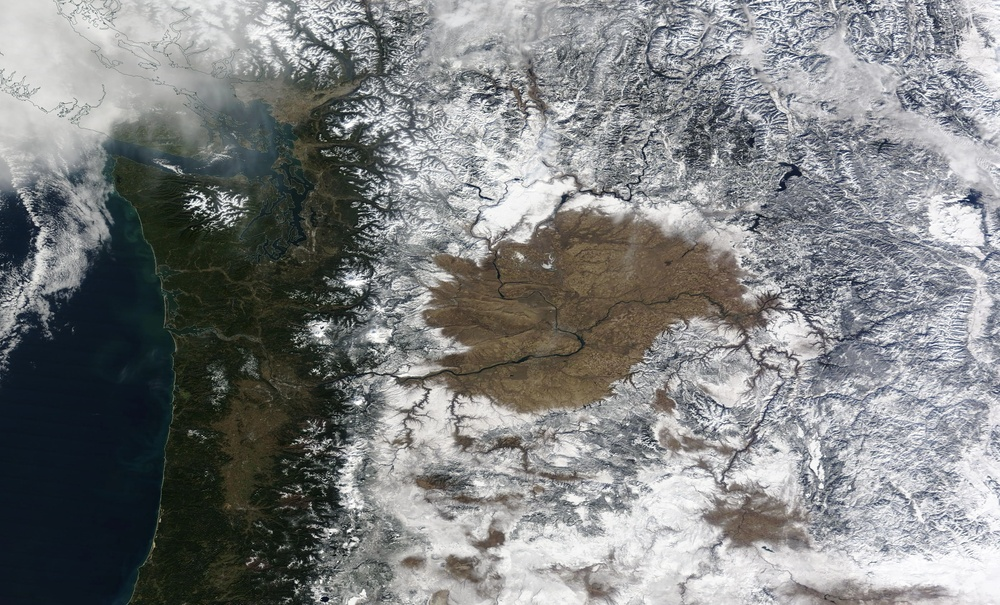
#> input picture satellite/images/real_satellite.jpg, 1000 x 605 px, shrunk from 5587 x 3378 before the run; its folder holds only this picture in this run
$ python satellite_analysis.py
#> lines starting #> are read from the running program, lines starting #| are printed output that depends on the picture
from pathlib import Path
import cv2
import numpy as np

INPUT_DIR = Path("satellite/images")
OUTPUT_DIR = Path("reports/satellite")

OUTPUT_DIR.mkdir(parents=True, exist_ok=True)

# Find satellite images
image_files = [
    p for p in INPUT_DIR.iterdir()
    if p.suffix.lower() in [".jpg", ".jpeg", ".png", ".tif", ".tiff"]
    and "real" in p.stem.lower()
]

if not image_files:
    raise FileNotFoundError(
        "No converted satellite image found in satellite/images"
    )

image_path = image_files[0]

print(f"Reading image: {image_path}")

image = cv2.imread(str(image_path))
#> image is the input picture: shape (605, 1000, 3); mean B, G, R 129.1, 128.9, 126.9

if image is None:
    raise ValueError(f"Unable to read image: {image_path}")

height, width, channels = image.shape
#> height = 605; width = 1000; channels = 3

print("Image Analysis")
print("----------------------------")
print(f"Image Name : {image_path.name}")
print(f"Width      : {width} pixels")
#| Width      : 1000 pixels
print(f"Height     : {height} pixels")
#| Height     : 605 pixels
print(f"Channels   : {channels}")
#| Channels   : 3

# Convert to grayscale
gray = cv2.cvtColor(image, cv2.COLOR_BGR2GRAY)
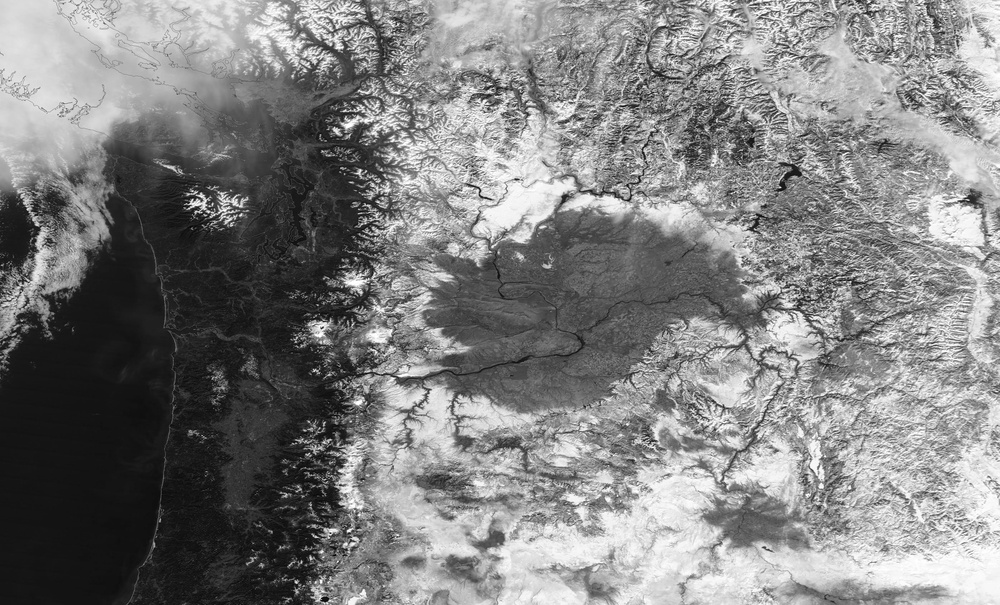
#> gray: shape (605, 1000); min 1, max 255, mean 128.3

print(f"Mean Intensity : {np.mean(gray):.2f}")
#| Mean Intensity : 128.35
print(f"Std Intensity  : {np.std(gray):.2f}")
#| Std Intensity  : 70.11

# Edge detection
edges = cv2.Canny(gray, 100, 200)
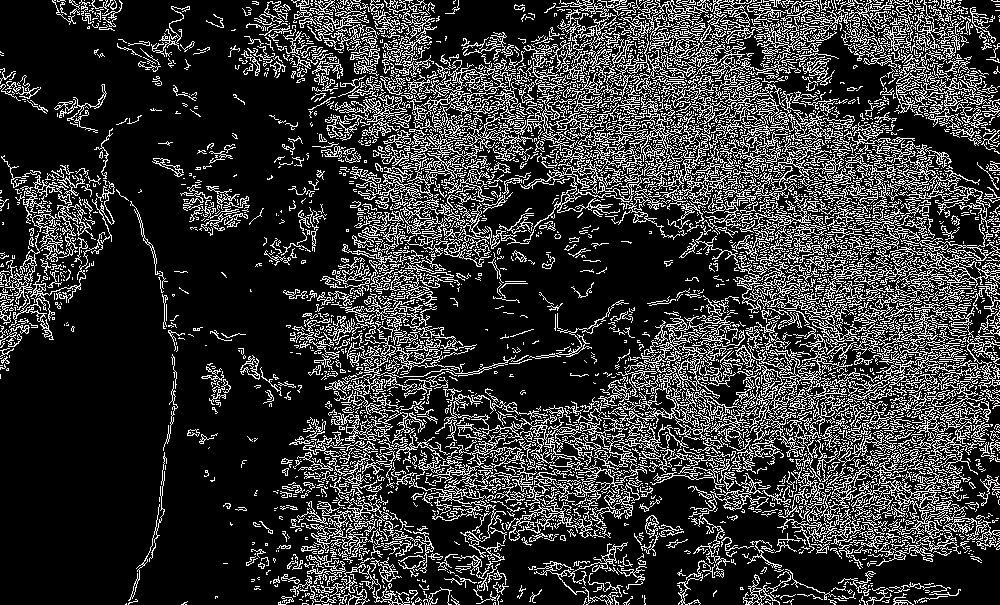
#> edges: shape (605, 1000); 21.2% white in thin lines or dots

# Save outputs
gray_path = OUTPUT_DIR / "satellite_grayscale.png"
edges_path = OUTPUT_DIR / "satellite_edges.png"

cv2.imwrite(str(gray_path), gray)
cv2.imwrite(str(edges_path), edges)

print("----------------------------")
print("Satellite analysis completed successfully.")
print(f"Grayscale image : {gray_path}")
print(f"Edge image      : {edges_path}")

$ run again, on reports/satellite/images/satellite_01_real.jpg
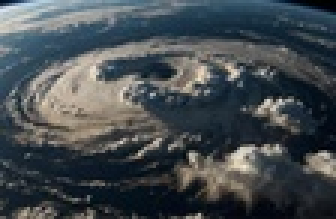
#> input picture reports/satellite/images/satellite_01_real.jpg, 112 x 73 px, shrunk from 626 x 406 before the run (shown 3 times larger)
#> image is the input picture: shape (73, 112, 3); mean B, G, R 79.4, 75.3, 68.4
#| Width      : 112 pixels
#| Height     : 73 pixels
#| Channels   : 3
#> `gray = cv2.cvtColor(image, cv2.COLOR_BGR2GRAY)`:
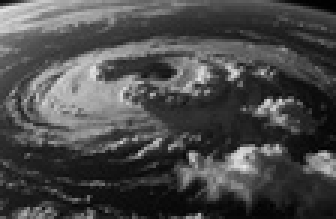
#> gray: shape (73, 112) (shown 3 times larger); min 0, max 232, mean 73.7
#| Mean Intensity : 73.69
#| Std Intensity  : 50.10
#> `edges = cv2.Canny(gray, 100, 200)`:
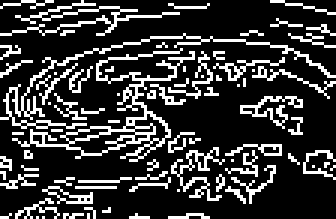
#> edges: shape (73, 112) (shown 3 times larger); 21.6% white in thin lines or dots
